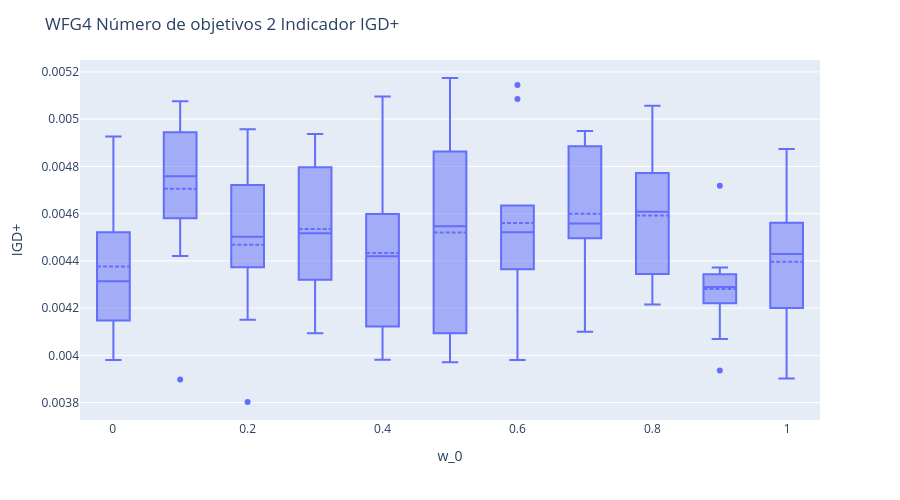
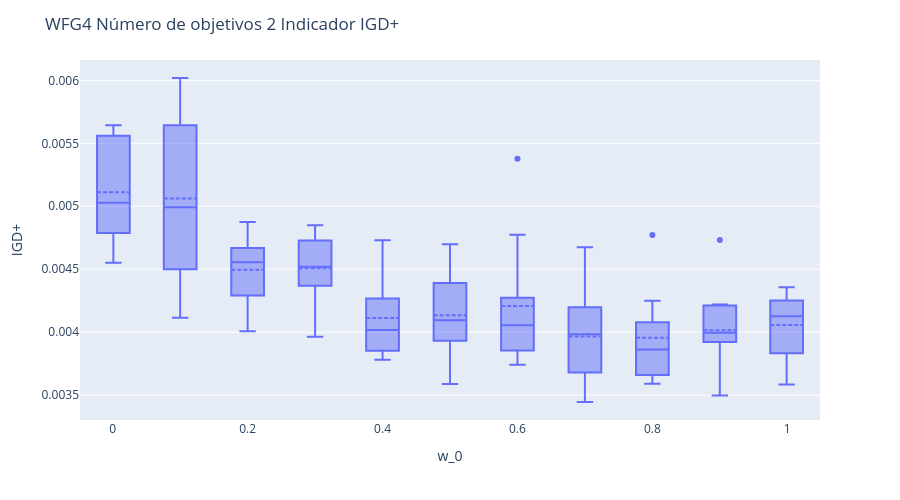

Here is the notebook cell these charts were saved with, in order:
### Markdown cell above
Se leen el archivo `todos_PI.csv` de todos los indicadores y se crean los boxplots. Se puede hacer hover en algún punto para ver a qué run pertenece y con esto saber qué graficar para ver qué está sucediendo

### Code cell
get_boxplot("WFG4", 2, "IGD+",df_PI=df_todos_PI_R2)
get_boxplot("WFG4", 2, "IGD+",df_PI=df_todos_PI_IGDp)
